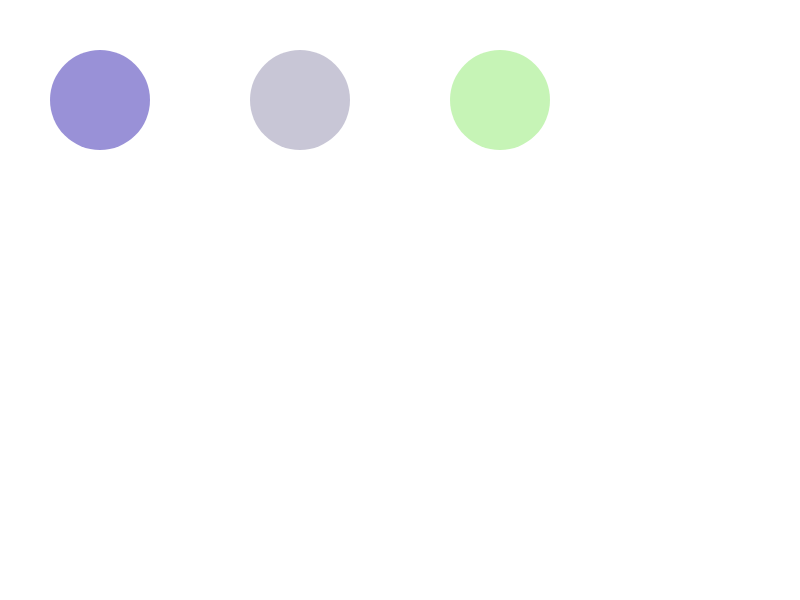
Frame 1 (no input)
Frame 60 (no input): identical to frame 1, image omitted
Frame 120 (the mouse pressed at the canvas centre since frame 60): identical to frame 1, image omitted

The p5.js sketch that drew this single still picture (run headless with seeded random() and noise() and a simulated clock; from frame 60 on, the mouse is pressed at the canvas centre):

// p5.js sketch
// ── sketch.js
// Learning Processing
// Daniel Shiffman
// http://www.learningprocessing.com

// Example 1-3: RGB Color
function setup() {
    createCanvas(displayWidth, displayHeight);
    noStroke();
}
  
  function draw() {
  
    background(255);
    
    // Bright red -> change my fill!
    fill(125,115,205,200);
    ellipse(100,100,100,100);
  
    // Dark red -> change my fill!
    fill(115,110,150,100);
    ellipse(300,100,100,100);
  
    // Pink (pale red) -> change my fill!
    fill(75,220,25,80);
    ellipse(500,100,100,100);
    
  }
